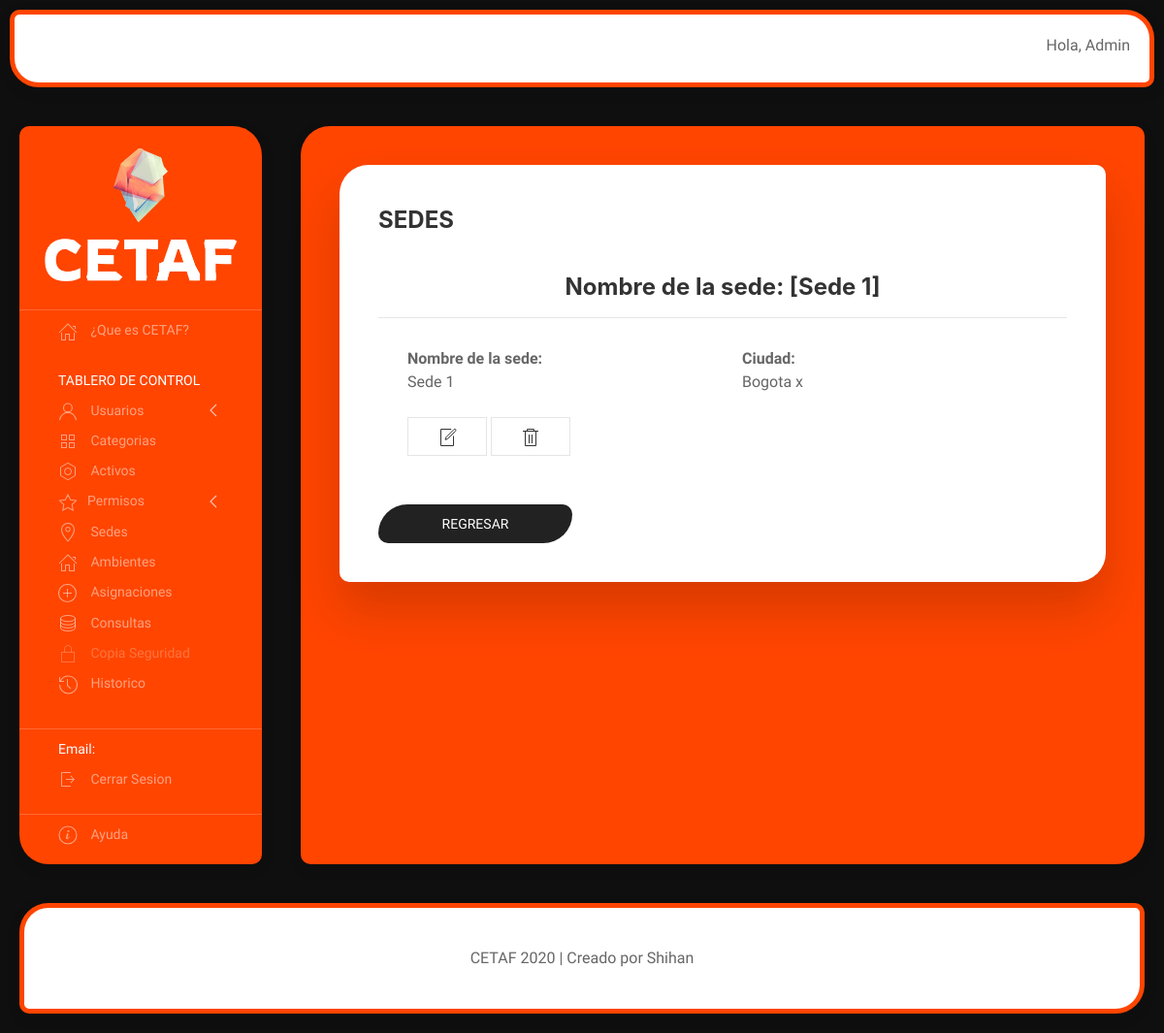
/sedes/1/ (signed in), run on an earlier commit of the app's database.
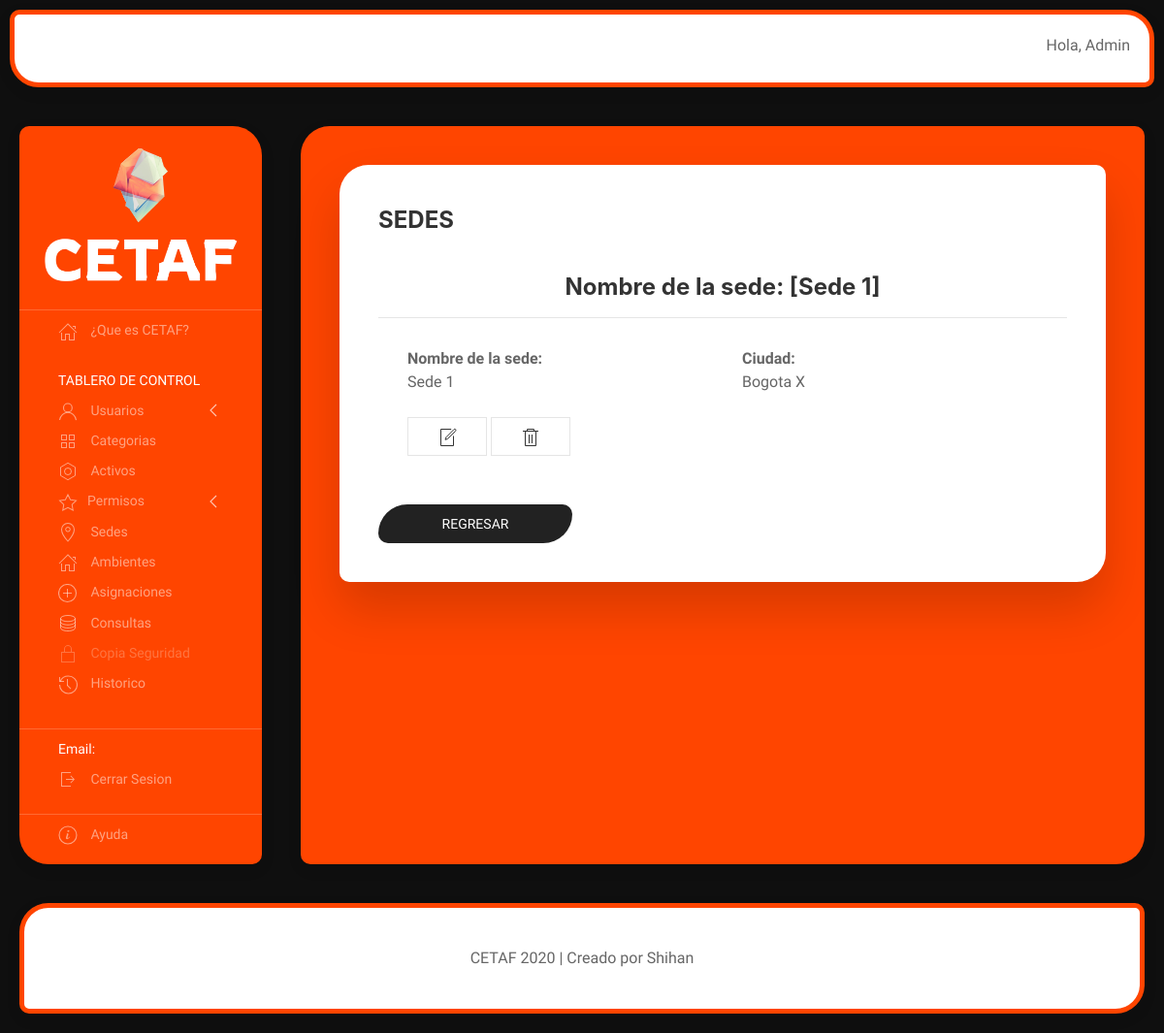
And on a later commit of the database.
### cetaf/models.py (models this page shows, shortened)
class Sede(models.Model):
    nombre = models.CharField(max_length=50)
    ciudad = models.CharField(max_length=50)

### cetaf/views.py (the view)
# urls.py: path('sedes/<int:pk>/', detalle_sede.as_view(), name='detalle_sede'),
@method_decorator(decoradores, name='dispatch')
class detalle_sede(DetailView):
    model = Sede
    template_name = 'sedes/detalle_sede.html'
    def dispatch(self, request, *args, **kwargs):
        return super().dispatch(request, *args, **kwargs)

### cetaf/templates/sedes/detalle_sede.html (shortened to what this page needs)
{% extends "sedes/index.html" %}
{% block contenido_sede %}
    <div class="uk-modal-header" style="color: black; text-align: center;">
        <h3 class="uk-text-bold">Nombre de la sede: [{{sede.nombre}}]</h3>
    </div>
    <div class="uk-modal-body">
        <dl>
            <div class="uk-child-width-expand@s" uk-grid>
                <div>
                    <dt>Nombre de la sede:</dt>
                    <dd>{{sede.nombre}}</dd>
                    <br>
                </div>
                <div>
                    <dt>Ciudad:</dt>
                    <dd>{{sede.ciudad}}</dd>
                    <br>
                </div>
            </div>
            <dd style="margin-bottom: 20px">
                <a class="uk-button uk-button-default" href="{% url 'actualizar_sede' sede.id %}" uk-icon="file-edit" uk-tooltip="Editar"></a>
                <a class="uk-button uk-button-default" href="{% url 'borrar_sede' sede.id %}" uk-icon="trash" uk-tooltip="Eliminar"></a>
            </dd>
        </dl>
    </div>
    <a class="uk-button uk-button-secondary" href="{% url 'lts_sedes' %}" style="border-radius: 30px 10px; width: 200px;">Regresar</a>
{% endblock contenido_sede %}

What changed in the data, as far as the page shows it:
changed Sede "Sede 1": ciudad "Bogota x" → "Bogota X"
